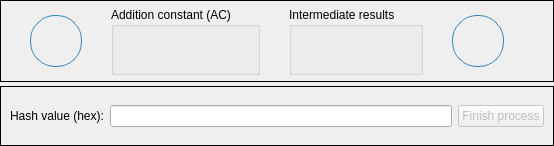
      <widget class="QFrame" name="framelay3">
       <layout class="QVBoxLayout" name="verticalLayout_24">
        <property name="spacing">
         <number>4</number>
        </property>
        <property name="leftMargin">
         <number>0</number>
        </property>
        <property name="topMargin">
         <number>0</number>
        </property>
        <property name="rightMargin">
         <number>0</number>
        </property>
        <property name="bottomMargin">
         <number>0</number>
        </property>
        <item>
         <widget class="QFrame" name="frame_22">
          <property name="sizePolicy">
           <sizepolicy hsizetype="Expanding" vsizetype="Expanding">
            <horstretch>0</horstretch>
            <verstretch>0</verstretch>
           </sizepolicy>
          </property>
          <property name="frameShape">
           <enum>QFrame::Shape::Box</enum>
          </property>
          <layout class="QGridLayout" name="gridLayout_4">
           <property name="topMargin">
            <number>6</number>
           </property>
           <property name="bottomMargin">
            <number>6</number>
           </property>
           <property name="spacing">
            <number>9</number>
           </property>
           <item row="0" column="7">
            <widget class="QPushButton" name="operator6">
             <property name="enabled">
              <bool>true</bool>
             </property>
             <property name="sizePolicy">
              <sizepolicy hsizetype="Expanding" vsizetype="Expanding">
               <horstretch>0</horstretch>
               <verstretch>0</verstretch>
              </sizepolicy>
             </property>
             <property name="minimumSize">
              <size>
               <width>52</width>
               <height>52</height>
              </size>
             </property>
             <property name="styleSheet">
              <string notr="true">QPushButton {
    background-color: qlineargradient(
        x1: 0, y1: 0, x2: 0, y2: 1,
        stop: 0 #73C2FB, stop: 1 #2E86C1);
    border: 1px solid #2E86C1;
    border-radius: 25px;
    min-width: 50px;
    min-height: 50px;
    max-width: 50px;
    max-height: 50px;
}</string>
             </property>
             <property name="text">
              <string/>
             </property>
             <property name="icon">
              <iconset resource="../../resources.qrc">
               <normaloff>:/icons/iconsDark/plus-circle.png</normaloff>:/icons/iconsDark/plus-circle.png</iconset>
             </property>
             <property name="iconSize">
              <size>
               <width>35</width>
               <height>35</height>
              </size>
             </property>
            </widget>
           </item>
           <item row="0" column="3">
            <widget class="QGroupBox" name="groupAC_3">
             <property name="sizePolicy">
              <sizepolicy hsizetype="Expanding" vsizetype="Expanding">
               <horstretch>0</horstretch>
               <verstretch>0</verstretch>
              </sizepolicy>
             </property>
             <property name="minimumSize">
              <size>
               <width>120</width>
               <height>68</height>
              </size>
             </property>
             <property name="title">
              <string>Addition constant (AC)</string>
             </property>
             <widget class="QLabel" name="labelAC_3">
              <property name="geometry">
               <rect>
                <x>10</x>
                <y>23</y>
                <width>16</width>
                <height>16</height>
               </rect>
              </property>
              <property name="text">
               <string/>
              </property>
             </widget>
            </widget>
           </item>
           <item row="0" column="5">
            <widget class="QGroupBox" name="groupBox">
             <property name="sizePolicy">
              <sizepolicy hsizetype="Expanding" vsizetype="Expanding">
               <horstretch>0</horstretch>
               <verstretch>0</verstretch>
              </sizepolicy>
             </property>
             <property name="minimumSize">
              <size>
               <width>120</width>
               <height>68</height>
              </size>
             </property>
             <property name="title">
              <string>Intermediate results</string>
             </property>
             <layout class="QVBoxLayout" name="verticalLayout_12">
              <item>
               <widget class="QLabel" name="label_2">
                <property name="text">
                 <string/>
                </property>
               </widget>
              </item>
             </layout>
            </widget>
           </item>
           <item row="0" column="2">
            <spacer name="horizontalSpacer_17">
             <property name="orientation">
              <enum>Qt::Orientation::Horizontal</enum>
             </property>
             <property name="sizeHint" stdset="0">
              <size>
               <width>20</width>
               <height>20</height>
              </size>
             </property>
            </spacer>
           </item>
           <item row="0" column="4">
            <spacer name="horizontalSpacer_7">
             <property name="orientation">
              <enum>Qt::Orientation::Horizontal</enum>
             </property>
             <property name="sizeHint" stdset="0">
              <size>
               <width>20</width>
               <height>20</height>
              </size>
             </property>
            </spacer>
           </item>
           <item row="0" column="1">
            <widget class="QPushButton" name="operator6_2">
             <property name="enabled">
              <bool>true</bool>
             </property>
             <property name="sizePolicy">
              <sizepolicy hsizetype="Expanding" vsizetype="Expanding">
               <horstretch>0</horstretch>
               <verstretch>0</verstretch>
              </sizepolicy>
             </property>
             <property name="minimumSize">
              <size>
               <width>52</width>
               <height>52</height>
              </size>
             </property>
             <property name="styleSheet">
              <string notr="true">QPushButton {
    background-color: qlineargradient(
        x1: 0, y1: 0, x2: 0, y2: 1,
        stop: 0 #73C2FB, stop: 1 #2E86C1);
    border: 1px solid #2E86C1;
    border-radius: 25px;
    min-width: 50px;
    min-height: 50px;
    max-width: 50px;
    max-height: 50px;
}</string>
             </property>
             <property name="text">
              <string/>
             </property>
             <property name="icon">
              <iconset resource="../../resources.qrc">
               <normaloff>:/icons/iconsDark/plus-circle.png</normaloff>:/icons/iconsDark/plus-circle.png</iconset>
             </property>
             <property name="iconSize">
              <size>
               <width>35</width>
               <height>35</height>
              </size>
             </property>
            </widget>
           </item>
           <item row="0" column="6">
            <spacer name="horizontalSpacer_9">
             <property name="orientation">
              <enum>Qt::Orientation::Horizontal</enum>
             </property>
             <property name="sizeHint" stdset="0">
              <size>
               <width>20</width>
               <height>20</height>
              </size>
             </property>
            </spacer>
           </item>
           <item row="0" column="0">
            <spacer name="horizontalSpacer_18">
             <property name="orientation">
              <enum>Qt::Orientation::Horizontal</enum>
             </property>
             <property name="sizeHint" stdset="0">
              <size>
               <width>20</width>
               <height>20</height>
              </size>
             </property>
            </spacer>
           </item>
           <item row="0" column="8">
            <spacer name="horizontalSpacer_2">
             <property name="orientation">
              <enum>Qt::Orientation::Horizontal</enum>
             </property>
             <property name="sizeHint" stdset="0">
              <size>
               <width>40</width>
               <height>20</height>
              </size>
             </property>
            </spacer>
           </item>
          </layout>
         </widget>
        </item>
        <item>
         <widget class="QFrame" name="frame_10">
          <property name="minimumSize">
           <size>
            <width>0</width>
            <height>60</height>
           </size>
          </property>
          <property name="frameShape">
           <enum>QFrame::Shape::Box</enum>
          </property>
          <layout class="QGridLayout" name="gridLayout_7">
           <property name="topMargin">
            <number>0</number>
           </property>
           <property name="bottomMargin">
            <number>0</number>
           </property>
           <item row="0" column="0">
            <widget class="QLabel" name="label_7">
             <property name="text">
              <string>Hash value (hex):</string>
             </property>
            </widget>
           </item>
           <item row="0" column="2">
            <widget class="QPushButton" name="finish">
             <property name="enabled">
              <bool>false</bool>
             </property>
             <property name="text">
              <string>Finish process</string>
             </property>
             <property name="icon">
              <iconset resource="../../resources.qrc">
               <normaloff>:/icons/iconsDark/play.png</normaloff>:/icons/iconsDark/play.png</iconset>
             </property>
            </widget>
           </item>
           <item row="0" column="1">
            <widget class="QLineEdit" name="hash_hex">
             <property name="readOnly">
              <bool>true</bool>
             </property>
            </widget>
           </item>
          </layout>
         </widget>
        </item>
       </layout>
      </widget>
